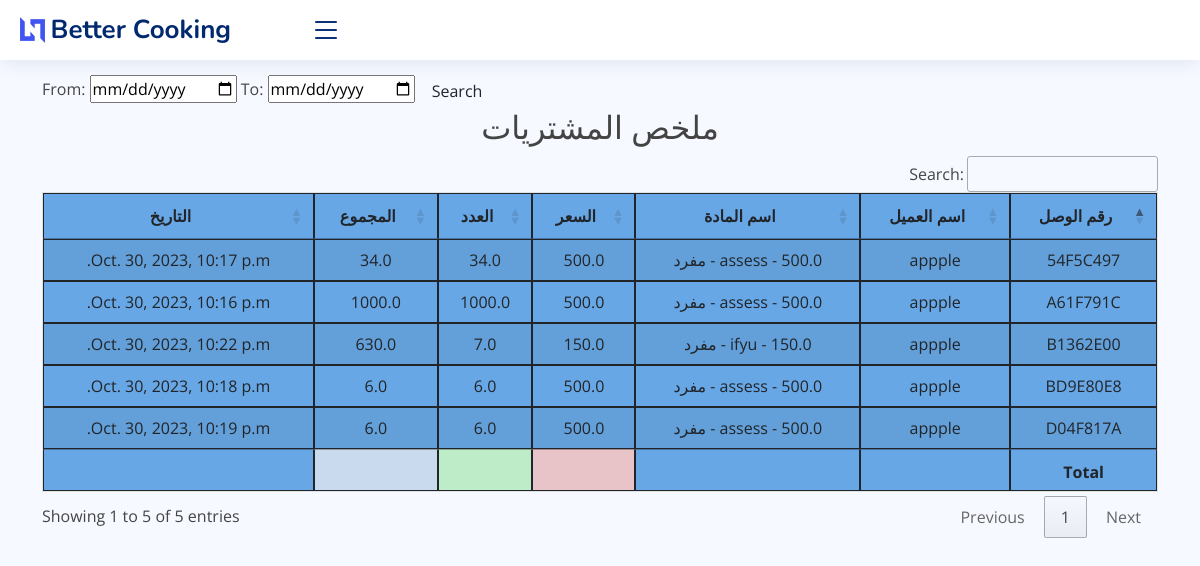
/purchase_report, run on an earlier commit of the app's database.
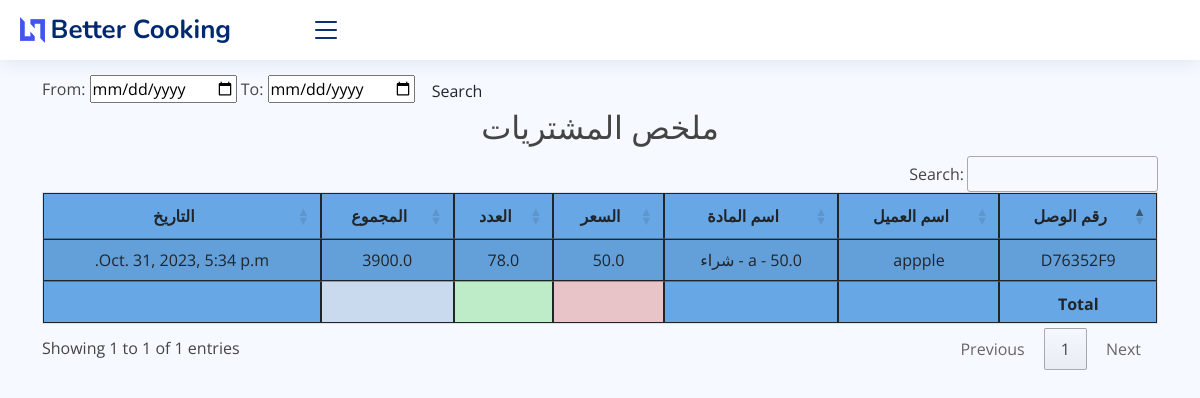
And on a later commit of the database.
### core/models.py (models this page shows, shortened)
class PurchaseItem(models.Model):
    purchase_invoice = models.ForeignKey(Purchase, on_delete=models.CASCADE)
    warehouse = models.ForeignKey(Warehouse, on_delete=models.CASCADE,default="Test")  # Add this field
    item = models.ForeignKey(Item, on_delete=models.CASCADE)
    qty = models.FloatField()
    total_amt = models.FloatField(editable=False, default=0)
    pur_date = models.DateTimeField(auto_now_add=True)
    note = models.TextField(max_length=100, blank=True)
    class Meta:
        verbose_name_plural = ' العنصر الذي تم شراؤه'

class Purchase(models.Model):
    invoice_number = models.CharField(max_length=8, unique=True, editable=False)
    vendor = models.ForeignKey(Vendor, on_delete=models.CASCADE)
    date = models.DateTimeField()
    note = models.TextField(blank=True)
    class Meta:
        verbose_name_plural = ' فاتورة الشراء'

class Vendor(models.Model):
    full_name = models.CharField(max_length=50)
    address = models.TextField(blank=True)
    mobile = models.CharField(max_length=15, blank=True)
    status = models.BooleanField(default=False, blank=True)
    note = models.TextField(blank=True)
    class Meta:
        verbose_name_plural = ' الموردين'
    def __str__(self):
        return self.full_name

class Item(models.Model):
    PRICELIST = (
        ('مفرد', 'مفرد'),
        ('جملة', 'جملة'),
        ('شراء', 'شراء'),
        ('قسط', 'قسط'),
    )
    item_code = models.CharField(max_length=50)
    name = models.CharField(max_length=255)
    category = models.CharField(max_length=30, default='Test')
    price = models.FloatField(default=1)
    price_list = models.CharField(max_length=30, choices=PRICELIST, default='مفرد')
    note = models.TextField(blank=True)
    class Meta:
        verbose_name_plural = 'المواد'
    def __str__(self):
        return f"{self.name} - {self.price} - {self.price_list}"

### core/views.py (the view)
# urls.py: path('purchase_report', views.purchase_report, name="purchase_report"),
def purchase_report(request):
    p_reports = PurchaseItem.objects.select_related()
    myFilter = Purchase_Filter(request.GET, queryset=p_reports)
    p_reports = myFilter.qs
    context = {'p_reports': p_reports, 'myFilter': myFilter}
    return render(request, 'core/reports/purchase_report.html', context)

### core/templates/core/reports/purchase_report.html (shortened to what this page needs)
{% extends 'core/base.html' %}
{% block content %}
    <br>
    <br> <br>
    <form class="form-a">
        From: <input type="date" value={{ myFilter.form.max_date }}</input>
        To: <input type="date" value={{ myFilter.form.min_date }}</input>
        <button type="submit" class="btn btn-b">Search</button>
    </form>
    <h2 class="text-center"> ملخص المشتريات </h2>
    <table id="example3" class="table table-striped" style="background-color: #68a7e5">
        <thead>
        <tr>
            <th>رقم الوصل</th>
            <th>اسم العميل</th>
            <th>اسم المادة</th>
            <th>السعر</th>
            <th>العدد</th>
            <th>المجموع</th>
            <th>التاريخ</th>
        </tr>
        </thead>
        <tbody>
        {% for i in  p_reports %}
            <tr>
                <td>{{ i.purchase_invoice.invoice_number }}</td>
                <td>{{ i.purchase_invoice.vendor }}</td>
                <td>{{ i.item }}</td>
                <td>{{ i.item.price }}</td>
                <td>{{ i.qty }}</td>
                <td>{{ i.total_amt }}</td>
                <td>{{ i.pur_date }}</td>
            </tr>
        {% endfor %}
        </tbody>
        <tfoot>
        <th></th>
        <th></th>
   <th></th>
        <th style="background-color: #e8c3c7"></th>
        <th style="background-color: #beecc8"></th>
        <th style="background-color: #c9d9ee"></th>
        <th></th>
        </tfoot>
    </table>
{% endblock %}

What changed in the data, as far as the page shows it:
removed PurchaseItem: purchase_invoice.invoice_number "A61F791C", purchase_invoice.vendor "appple", item "assess - 500.0 - مفرد", item.price "500.0", qty "1000.0", total_amt "1000.0", pur_date "Oct. 30, 2023, 10:16 p.m."
removed PurchaseItem: purchase_invoice.invoice_number "54F5C497", purchase_invoice.vendor "appple", item "assess - 500.0 - مفرد", item.price "500.0", qty "34.0", total_amt "34.0", pur_date "Oct. 30, 2023, 10:17 p.m."
removed PurchaseItem: purchase_invoice.invoice_number "BD9E80E8", purchase_invoice.vendor "appple", item "assess - 500.0 - مفرد", item.price "500.0", qty "6.0", total_amt "6.0", pur_date "Oct. 30, 2023, 10:18 p.m."
removed PurchaseItem: purchase_invoice.invoice_number "D04F817A", purchase_invoice.vendor "appple", item "assess - 500.0 - مفرد", item.price "500.0", qty "6.0", total_amt "6.0", pur_date "Oct. 30, 2023, 10:19 p.m."
removed PurchaseItem: purchase_invoice.invoice_number "B1362E00", purchase_invoice.vendor "appple", item "ifyu - 150.0 - مفرد", item.price "150.0", qty "7.0", total_amt "630.0", pur_date "Oct. 30, 2023, 10:22 p.m."
added PurchaseItem: purchase_invoice.invoice_number "D76352F9", purchase_invoice.vendor "appple", item "a - 50.0 - شراء", item.price "50.0", qty "78.0", total_amt "3900.0", pur_date "Oct. 31, 2023, 5:34 p.m."
Also different on the page:
text written by a page script: "Search: Showing 1 to 5 of 5 entries Previous 1 Next" → "Search: Showing 1 to 1 of 1 entries Previous 1 Next"
